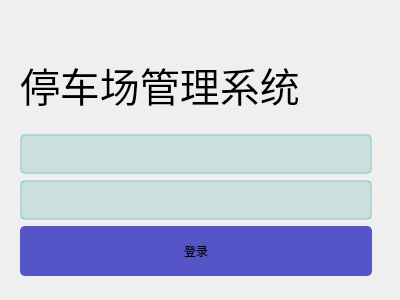
<?xml version="1.0" encoding="UTF-8"?>
<ui version="4.0">
 <class>Register</class>
 <widget class="QDialog" name="Register">
  <property name="geometry">
   <rect>
    <x>0</x>
    <y>0</y>
    <width>400</width>
    <height>300</height>
   </rect>
  </property>
  <property name="windowTitle">
   <string>Dialog</string>
  </property>
  <widget class="QWidget" name="layoutWidget">
   <property name="geometry">
    <rect>
     <x>20</x>
     <y>40</y>
     <width>352</width>
     <height>236</height>
    </rect>
   </property>
   <layout class="QVBoxLayout" name="verticalLayout_2">
    <item>
     <widget class="QLabel" name="label">
      <property name="font">
       <font>
        <pointsize>30</pointsize>
       </font>
      </property>
      <property name="styleSheet">
       <string notr="true"/>
      </property>
      <property name="text">
       <string>停车场管理系统</string>
      </property>
     </widget>
    </item>
    <item>
     <layout class="QVBoxLayout" name="verticalLayout">
      <item>
       <layout class="QHBoxLayout" name="horizontalLayout">
        <item>
         <widget class="QLineEdit" name="lineEdit">
          <property name="minimumSize">
           <size>
            <width>0</width>
            <height>40</height>
           </size>
          </property>
          <property name="toolTip">
           <string>请输入账号</string>
          </property>
          <property name="styleSheet">
           <string notr="true">background-color: rgba(150, 200, 200, 100);
  border: 2px solid rgba(150, 200, 200, 150);
  border-radius: 5px;</string>
          </property>
         </widget>
        </item>
       </layout>
      </item>
      <item>
       <layout class="QHBoxLayout" name="horizontalLayout_2">
        <item>
         <widget class="QLineEdit" name="lineEdit_2">
          <property name="minimumSize">
           <size>
            <width>0</width>
            <height>40</height>
           </size>
          </property>
          <property name="toolTip">
           <string>请输入密码</string>
          </property>
          <property name="styleSheet">
           <string notr="true">background-color: rgba(150, 200, 200, 100);
 border: 2px solid rgba(150, 200, 200, 150);
  border-radius: 5px;</string>
          </property>
         </widget>
        </item>
       </layout>
      </item>
     </layout>
    </item>
    <item>
     <widget class="QPushButton" name="pushButton">
      <property name="minimumSize">
       <size>
        <width>0</width>
        <height>50</height>
       </size>
      </property>
      <property name="styleSheet">
       <string notr="true">background-color: rgb(85, 85, 200);
border: 2px solid rgb(85, 85, 200);
border-radius: 5px;</string>
      </property>
      <property name="text">
       <string>登录</string>
      </property>
     </widget>
    </item>
   </layout>
  </widget>
 </widget>
 <resources/>
 <connections/>
</ui>
